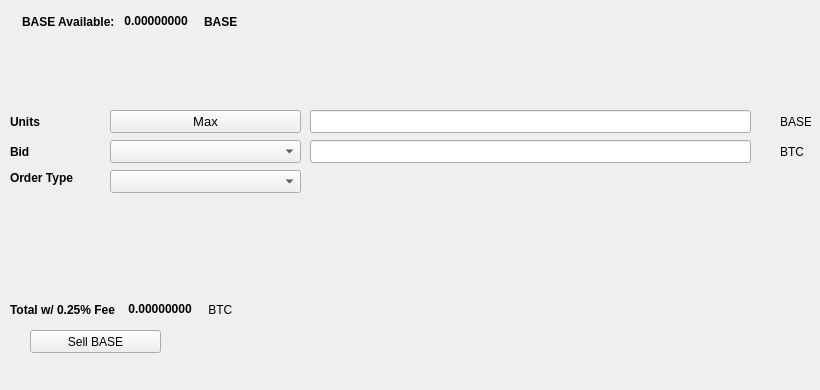
   <widget class="QWidget" name="SellTab">
    <attribute name="title">
     <string>Sell</string>
    </attribute>
    <widget class="QLabel" name="label_16">
     <property name="geometry">
      <rect>
       <x>780</x>
       <y>140</y>
       <width>31</width>
       <height>23</height>
      </rect>
     </property>
     <property name="text">
      <string>BTC</string>
     </property>
    </widget>
    <widget class="QComboBox" name="SellBidcomboBox">
     <property name="geometry">
      <rect>
       <x>110</x>
       <y>140</y>
       <width>191</width>
       <height>23</height>
      </rect>
     </property>
     <property name="font">
      <font>
       <pointsize>10</pointsize>
      </font>
     </property>
    </widget>
    <widget class="QLabel" name="label_18">
     <property name="geometry">
      <rect>
       <x>10</x>
       <y>110</y>
       <width>46</width>
       <height>23</height>
      </rect>
     </property>
     <property name="font">
      <font>
       <weight>75</weight>
       <bold>true</bold>
      </font>
     </property>
     <property name="text">
      <string>Units</string>
     </property>
    </widget>
    <widget class="QPushButton" name="Sell_Max_Amount">
     <property name="geometry">
      <rect>
       <x>110</x>
       <y>110</y>
       <width>191</width>
       <height>23</height>
      </rect>
     </property>
     <property name="font">
      <font>
       <pointsize>10</pointsize>
      </font>
     </property>
     <property name="text">
      <string>Max</string>
     </property>
    </widget>
    <widget class="QLabel" name="label_20">
     <property name="geometry">
      <rect>
       <x>10</x>
       <y>170</y>
       <width>91</width>
       <height>16</height>
      </rect>
     </property>
     <property name="font">
      <font>
       <weight>75</weight>
       <bold>true</bold>
      </font>
     </property>
     <property name="text">
      <string>Order Type</string>
     </property>
    </widget>
    <widget class="QComboBox" name="SellOrdertypeCombo">
     <property name="geometry">
      <rect>
       <x>110</x>
       <y>170</y>
       <width>191</width>
       <height>23</height>
      </rect>
     </property>
     <property name="font">
      <font>
       <pointsize>10</pointsize>
      </font>
     </property>
    </widget>
    <widget class="QLabel" name="label_21">
     <property name="geometry">
      <rect>
       <x>10</x>
       <y>140</y>
       <width>46</width>
       <height>23</height>
      </rect>
     </property>
     <property name="font">
      <font>
       <weight>75</weight>
       <bold>true</bold>
      </font>
     </property>
     <property name="text">
      <string>Bid</string>
     </property>
    </widget>
    <widget class="QLabel" name="label_22">
     <property name="geometry">
      <rect>
       <x>780</x>
       <y>110</y>
       <width>31</width>
       <height>23</height>
      </rect>
     </property>
     <property name="text">
      <string>BASE</string>
     </property>
    </widget>
    <widget class="QLineEdit" name="UnitsInputBASE">
     <property name="geometry">
      <rect>
       <x>310</x>
       <y>110</y>
       <width>441</width>
       <height>23</height>
      </rect>
     </property>
     <property name="font">
      <font>
       <pointsize>9</pointsize>
       <weight>75</weight>
       <bold>true</bold>
      </font>
     </property>
    </widget>
    <widget class="QLineEdit" name="SellBidPriceEdit">
     <property name="geometry">
      <rect>
       <x>310</x>
       <y>140</y>
       <width>441</width>
       <height>23</height>
      </rect>
     </property>
     <property name="font">
      <font>
       <pointsize>9</pointsize>
       <weight>75</weight>
       <bold>true</bold>
      </font>
     </property>
    </widget>
    <widget class="QPushButton" name="SellBASEBTN">
     <property name="geometry">
      <rect>
       <x>30</x>
       <y>330</y>
       <width>131</width>
       <height>23</height>
      </rect>
     </property>
     <property name="text">
      <string>Sell BASE</string>
     </property>
     <property name="icon">
      <iconset resource="../base">
       <normaloff>:/icons/bitcoin</normaloff>:/icons/bitcoin</iconset>
     </property>
    </widget>
    <widget class="QWidget" name="layoutWidget3">
     <property name="geometry">
      <rect>
       <x>22</x>
       <y>12</y>
       <width>258</width>
       <height>19</height>
      </rect>
     </property>
     <layout class="QHBoxLayout" name="horizontalLayout">
      <item>
       <widget class="QLabel" name="label232_2">
        <property name="font">
         <font>
          <weight>75</weight>
          <bold>true</bold>
         </font>
        </property>
        <property name="text">
         <string>BASE Available:</string>
        </property>
       </widget>
      </item>
      <item>
       <widget class="QLabel" name="BASEAvailableLabel">
        <property name="palette">
         <palette>
          <active>
           <colorrole role="WindowText">
            <brush brushstyle="SolidPattern">
             <color alpha="255">
              <red>0</red>
              <green>0</green>
              <blue>0</blue>
             </color>
            </brush>
           </colorrole>
           <colorrole role="Button">
            <brush brushstyle="SolidPattern">
             <color alpha="255">
              <red>0</red>
              <green>170</green>
              <blue>0</blue>
             </color>
            </brush>
           </colorrole>
           <colorrole role="Light">
            <brush brushstyle="SolidPattern">
             <color alpha="255">
              <red>0</red>
              <green>255</green>
              <blue>0</blue>
             </color>
            </brush>
           </colorrole>
           <colorrole role="Midlight">
            <brush brushstyle="SolidPattern">
             <color alpha="255">
              <red>0</red>
              <green>212</green>
              <blue>0</blue>
             </color>
            </brush>
           </colorrole>
           <colorrole role="Dark">
            <brush brushstyle="SolidPattern">
             <color alpha="255">
              <red>0</red>
              <green>85</green>
              <blue>0</blue>
             </color>
            </brush>
           </colorrole>
           <colorrole role="Mid">
            <brush brushstyle="SolidPattern">
             <color alpha="255">
              <red>0</red>
              <green>113</green>
              <blue>0</blue>
             </color>
            </brush>
           </colorrole>
           <colorrole role="Text">
            <brush brushstyle="SolidPattern">
             <color alpha="255">
              <red>0</red>
              <green>170</green>
              <blue>0</blue>
             </color>
            </brush>
           </colorrole>
           <colorrole role="BrightText">
            <brush brushstyle="SolidPattern">
             <color alpha="255">
              <red>255</red>
              <green>255</green>
              <blue>255</blue>
             </color>
            </brush>
           </colorrole>
           <colorrole role="ButtonText">
            <brush brushstyle="SolidPattern">
             <color alpha="255">
              <red>0</red>
              <green>0</green>
              <blue>0</blue>
             </color>
            </brush>
           </colorrole>
           <colorrole role="Base">
            <brush brushstyle="SolidPattern">
             <color alpha="255">
              <red>255</red>
              <green>255</green>
              <blue>255</blue>
             </color>
            </brush>
           </colorrole>
           <colorrole role="Window">
            <brush brushstyle="SolidPattern">
             <color alpha="255">
              <red>0</red>
              <green>170</green>
              <blue>0</blue>
             </color>
            </brush>
           </colorrole>
           <colorrole role="Shadow">
            <brush brushstyle="SolidPattern">
             <color alpha="255">
              <red>0</red>
              <green>0</green>
              <blue>0</blue>
             </color>
            </brush>
           </colorrole>
           <colorrole role="AlternateBase">
            <brush brushstyle="SolidPattern">
             <color alpha="255">
              <red>127</red>
              <green>212</green>
              <blue>127</blue>
             </color>
            </brush>
           </colorrole>
           <colorrole role="ToolTipBase">
            <brush brushstyle="SolidPattern">
             <color alpha="255">
              <red>255</red>
              <green>255</green>
              <blue>220</blue>
             </color>
            </brush>
           </colorrole>
           <colorrole role="ToolTipText">
            <brush brushstyle="SolidPattern">
             <color alpha="255">
              <red>0</red>
              <green>0</green>
              <blue>0</blue>
             </color>
            </brush>
           </colorrole>
          </active>
          <inactive>
           <colorrole role="WindowText">
            <brush brushstyle="SolidPattern">
             <color alpha="255">
              <red>0</red>
              <green>0</green>
              <blue>0</blue>
             </color>
            </brush>
           </colorrole>
           <colorrole role="Button">
            <brush brushstyle="SolidPattern">
             <color alpha="255">
              <red>0</red>
              <green>170</green>
              <blue>0</blue>
             </color>
            </brush>
           </colorrole>
           <colorrole role="Light">
            <brush brushstyle="SolidPattern">
             <color alpha="255">
              <red>0</red>
              <green>255</green>
              <blue>0</blue>
             </color>
            </brush>
           </colorrole>
           <colorrole role="Midlight">
            <brush brushstyle="SolidPattern">
             <color alpha="255">
              <red>0</red>
              <green>212</green>
              <blue>0</blue>
             </color>
            </brush>
           </colorrole>
           <colorrole role="Dark">
            <brush brushstyle="SolidPattern">
             <color alpha="255">
              <red>0</red>
              <green>85</green>
              <blue>0</blue>
             </color>
            </brush>
           </colorrole>
           <colorrole role="Mid">
            <brush brushstyle="SolidPattern">
             <color alpha="255">
              <red>0</red>
              <green>113</green>
              <blue>0</blue>
             </color>
            </brush>
           </colorrole>
           <colorrole role="Text">
            <brush brushstyle="SolidPattern">
             <color alpha="255">
              <red>0</red>
              <green>170</green>
              <blue>0</blue>
             </color>
            </brush>
           </colorrole>
           <colorrole role="BrightText">
            <brush brushstyle="SolidPattern">
             <color alpha="255">
              <red>255</red>
              <green>255</green>
              <blue>255</blue>
             </color>
            </brush>
           </colorrole>
           <colorrole role="ButtonText">
            <brush brushstyle="SolidPattern">
             <color alpha="255">
              <red>0</red>
              <green>0</green>
              <blue>0</blue>
             </color>
            </brush>
           </colorrole>
           <colorrole role="Base">
            <brush brushstyle="SolidPattern">
             <color alpha="255">
              <red>255</red>
              <green>255</green>
              <blue>255</blue>
             </color>
            </brush>
           </colorrole>
           <colorrole role="Window">
            <brush brushstyle="SolidPattern">
             <color alpha="255">
              <red>0</red>
              <green>170</green>
              <blue>0</blue>
             </color>
            </brush>
           </colorrole>
           <colorrole role="Shadow">
            <brush brushstyle="SolidPattern">
             <color alpha="255">
              <red>0</red>
              <green>0</green>
              <blue>0</blue>
             </color>
            </brush>
           </colorrole>
           <colorrole role="AlternateBase">
            <brush brushstyle="SolidPattern">
             <color alpha="255">
              <red>127</red>
              <green>212</green>
              <blue>127</blue>
             </color>
            </brush>
           </colorrole>
           <colorrole role="ToolTipBase">
            <brush brushstyle="SolidPattern">
             <color alpha="255">
              <red>255</red>
              <green>255</green>
              <blue>220</blue>
             </color>
            </brush>
           </colorrole>
           <colorrole role="ToolTipText">
            <brush brushstyle="SolidPattern">
             <color alpha="255">
              <red>0</red>
              <green>0</green>
              <blue>0</blue>
             </color>
            </brush>
           </colorrole>
          </inactive>
          <disabled>
           <colorrole role="WindowText">
            <brush brushstyle="SolidPattern">
             <color alpha="255">
              <red>0</red>
              <green>85</green>
              <blue>0</blue>
             </color>
            </brush>
           </colorrole>
           <colorrole role="Button">
            <brush brushstyle="SolidPattern">
             <color alpha="255">
              <red>0</red>
              <green>170</green>
              <blue>0</blue>
             </color>
            </brush>
           </colorrole>
           <colorrole role="Light">
            <brush brushstyle="SolidPattern">
             <color alpha="255">
              <red>0</red>
              <green>255</green>
              <blue>0</blue>
             </color>
            </brush>
           </colorrole>
           <colorrole role="Midlight">
            <brush brushstyle="SolidPattern">
             <color alpha="255">
              <red>0</red>
              <green>212</green>
              <blue>0</blue>
             </color>
            </brush>
           </colorrole>
           <colorrole role="Dark">
            <brush brushstyle="SolidPattern">
             <color alpha="255">
              <red>0</red>
              <green>85</green>
              <blue>0</blue>
             </color>
            </brush>
           </colorrole>
           <colorrole role="Mid">
            <brush brushstyle="SolidPattern">
             <color alpha="255">
              <red>0</red>
              <green>113</green>
              <blue>0</blue>
             </color>
            </brush>
           </colorrole>
           <colorrole role="Text">
            <brush brushstyle="SolidPattern">
             <color alpha="255">
              <red>0</red>
              <green>85</green>
              <blue>0</blue>
             </color>
            </brush>
           </colorrole>
           <colorrole role="BrightText">
            <brush brushstyle="SolidPattern">
             <color alpha="255">
              <red>255</red>
              <green>255</green>
              <blue>255</blue>
             </color>
            </brush>
           </colorrole>
           <colorrole role="ButtonText">
            <brush brushstyle="SolidPattern">
             <color alpha="255">
              <red>0</red>
              <green>85</green>
              <blue>0</blue>
             </color>
            </brush>
           </colorrole>
           <colorrole role="Base">
            <brush brushstyle="SolidPattern">
             <color alpha="255">
              <red>0</red>
              <green>170</green>
              <blue>0</blue>
             </color>
            </brush>
           </colorrole>
           <colorrole role="Window">
            <brush brushstyle="SolidPattern">
             <color alpha="255">
              <red>0</red>
              <green>170</green>
              <blue>0</blue>
             </color>
            </brush>
           </colorrole>
           <colorrole role="Shadow">
            <brush brushstyle="SolidPattern">
             <color alpha="255">
              <red>0</red>
              <green>0</green>
              <blue>0</blue>
             </color>
            </brush>
           </colorrole>
           <colorrole role="AlternateBase">
            <brush brushstyle="SolidPattern">
             <color alpha="255">
              <red>0</red>
              <green>170</green>
              <blue>0</blue>
             </color>
            </brush>
           </colorrole>
           <colorrole role="ToolTipBase">
            <brush brushstyle="SolidPattern">
             <color alpha="255">
              <red>255</red>
              <green>255</green>
              <blue>220</blue>
             </color>
            </brush>
           </colorrole>
           <colorrole role="ToolTipText">
            <brush brushstyle="SolidPattern">
             <color alpha="255">
              <red>0</red>
              <green>0</green>
              <blue>0</blue>
             </color>
            </brush>
           </colorrole>
          </disabled>
         </palette>
        </property>
        <property name="font">
         <font>
          <weight>75</weight>
          <bold>true</bold>
         </font>
        </property>
        <property name="text">
         <string> 0.00000000 </string>
        </property>
        <property name="textInteractionFlags">
         <set>Qt::LinksAccessibleByMouse|Qt::TextSelectableByKeyboard|Qt::TextSelectableByMouse</set>
        </property>
       </widget>
      </item>
      <item>
       <widget class="QLabel" name="labelBASE">
        <property name="font">
         <font>
          <weight>75</weight>
          <bold>true</bold>
         </font>
        </property>
        <property name="text">
         <string>BASE</string>
        </property>
       </widget>
      </item>
     </layout>
    </widget>
    <widget class="QWidget" name="layoutWidget">
     <property name="geometry">
      <rect>
       <x>10</x>
       <y>300</y>
       <width>268</width>
       <height>19</height>
      </rect>
     </property>
     <layout class="QHBoxLayout" name="horizontalLayout_2">
      <item>
       <widget class="QLabel" name="label_19">
        <property name="font">
         <font>
          <weight>75</weight>
          <bold>true</bold>
         </font>
        </property>
        <property name="text">
         <string>Total w/ 0.25% Fee </string>
        </property>
       </widget>
      </item>
      <item>
       <widget class="QLabel" name="SellCostLabel">
        <property name="palette">
         <palette>
          <active>
           <colorrole role="WindowText">
            <brush brushstyle="SolidPattern">
             <color alpha="255">
              <red>0</red>
              <green>0</green>
              <blue>0</blue>
             </color>
            </brush>
           </colorrole>
           <colorrole role="Button">
            <brush brushstyle="SolidPattern">
             <color alpha="255">
              <red>0</red>
              <green>170</green>
              <blue>0</blue>
             </color>
            </brush>
           </colorrole>
           <colorrole role="Light">
            <brush brushstyle="SolidPattern">
             <color alpha="255">
              <red>0</red>
              <green>255</green>
              <blue>0</blue>
             </color>
            </brush>
           </colorrole>
           <colorrole role="Midlight">
            <brush brushstyle="SolidPattern">
             <color alpha="255">
              <red>0</red>
              <green>212</green>
              <blue>0</blue>
             </color>
            </brush>
           </colorrole>
           <colorrole role="Dark">
            <brush brushstyle="SolidPattern">
             <color alpha="255">
              <red>0</red>
              <green>85</green>
              <blue>0</blue>
             </color>
            </brush>
           </colorrole>
           <colorrole role="Mid">
            <brush brushstyle="SolidPattern">
             <color alpha="255">
              <red>0</red>
              <green>113</green>
              <blue>0</blue>
             </color>
            </brush>
           </colorrole>
           <colorrole role="Text">
            <brush brushstyle="SolidPattern">
             <color alpha="255">
              <red>0</red>
              <green>170</green>
              <blue>0</blue>
             </color>
            </brush>
           </colorrole>
           <colorrole role="BrightText">
            <brush brushstyle="SolidPattern">
             <color alpha="255">
              <red>255</red>
              <green>255</green>
              <blue>255</blue>
             </color>
            </brush>
           </colorrole>
           <colorrole role="ButtonText">
            <brush brushstyle="SolidPattern">
             <color alpha="255">
              <red>0</red>
              <green>0</green>
              <blue>0</blue>
             </color>
            </brush>
           </colorrole>
           <colorrole role="Base">
            <brush brushstyle="SolidPattern">
             <color alpha="255">
              <red>255</red>
              <green>255</green>
              <blue>255</blue>
             </color>
            </brush>
           </colorrole>
           <colorrole role="Window">
            <brush brushstyle="SolidPattern">
             <color alpha="255">
              <red>0</red>
              <green>170</green>
              <blue>0</blue>
             </color>
            </brush>
           </colorrole>
           <colorrole role="Shadow">
            <brush brushstyle="SolidPattern">
             <color alpha="255">
              <red>0</red>
              <green>0</green>
              <blue>0</blue>
             </color>
            </brush>
           </colorrole>
           <colorrole role="AlternateBase">
            <brush brushstyle="SolidPattern">
             <color alpha="255">
              <red>127</red>
              <green>212</green>
              <blue>127</blue>
             </color>
            </brush>
           </colorrole>
           <colorrole role="ToolTipBase">
            <brush brushstyle="SolidPattern">
             <color alpha="255">
              <red>255</red>
              <green>255</green>
              <blue>220</blue>
             </color>
            </brush>
           </colorrole>
           <colorrole role="ToolTipText">
            <brush brushstyle="SolidPattern">
             <color alpha="255">
              <red>0</red>
              <green>0</green>
              <blue>0</blue>
             </color>
            </brush>
           </colorrole>
          </active>
          <inactive>
           <colorrole role="WindowText">
            <brush brushstyle="SolidPattern">
             <color alpha="255">
              <red>0</red>
              <green>0</green>
              <blue>0</blue>
             </color>
            </brush>
           </colorrole>
           <colorrole role="Button">
            <brush brushstyle="SolidPattern">
             <color alpha="255">
              <red>0</red>
              <green>170</green>
              <blue>0</blue>
             </color>
            </brush>
           </colorrole>
           <colorrole role="Light">
            <brush brushstyle="SolidPattern">
             <color alpha="255">
              <red>0</red>
              <green>255</green>
              <blue>0</blue>
             </color>
            </brush>
           </colorrole>
           <colorrole role="Midlight">
            <brush brushstyle="SolidPattern">
             <color alpha="255">
              <red>0</red>
              <green>212</green>
              <blue>0</blue>
             </color>
            </brush>
           </colorrole>
           <colorrole role="Dark">
            <brush brushstyle="SolidPattern">
             <color alpha="255">
              <red>0</red>
              <green>85</green>
              <blue>0</blue>
             </color>
            </brush>
           </colorrole>
           <colorrole role="Mid">
            <brush brushstyle="SolidPattern">
             <color alpha="255">
              <red>0</red>
              <green>113</green>
              <blue>0</blue>
             </color>
            </brush>
           </colorrole>
           <colorrole role="Text">
            <brush brushstyle="SolidPattern">
             <color alpha="255">
              <red>0</red>
              <green>170</green>
              <blue>0</blue>
             </color>
            </brush>
           </colorrole>
           <colorrole role="BrightText">
            <brush brushstyle="SolidPattern">
             <color alpha="255">
              <red>255</red>
              <green>255</green>
              <blue>255</blue>
             </color>
            </brush>
           </colorrole>
           <colorrole role="ButtonText">
            <brush brushstyle="SolidPattern">
             <color alpha="255">
              <red>0</red>
              <green>0</green>
              <blue>0</blue>
             </color>
            </brush>
           </colorrole>
           <colorrole role="Base">
            <brush brushstyle="SolidPattern">
             <color alpha="255">
              <red>255</red>
              <green>255</green>
              <blue>255</blue>
             </color>
            </brush>
           </colorrole>
           <colorrole role="Window">
            <brush brushstyle="SolidPattern">
             <color alpha="255">
              <red>0</red>
              <green>170</green>
              <blue>0</blue>
             </color>
            </brush>
           </colorrole>
           <colorrole role="Shadow">
            <brush brushstyle="SolidPattern">
             <color alpha="255">
              <red>0</red>
              <green>0</green>
              <blue>0</blue>
             </color>
            </brush>
           </colorrole>
           <colorrole role="AlternateBase">
            <brush brushstyle="SolidPattern">
             <color alpha="255">
              <red>127</red>
              <green>212</green>
              <blue>127</blue>
             </color>
            </brush>
           </colorrole>
           <colorrole role="ToolTipBase">
            <brush brushstyle="SolidPattern">
             <color alpha="255">
              <red>255</red>
              <green>255</green>
              <blue>220</blue>
             </color>
            </brush>
           </colorrole>
           <colorrole role="ToolTipText">
            <brush brushstyle="SolidPattern">
             <color alpha="255">
              <red>0</red>
              <green>0</green>
              <blue>0</blue>
             </color>
            </brush>
           </colorrole>
          </inactive>
          <disabled>
           <colorrole role="WindowText">
            <brush brushstyle="SolidPattern">
             <color alpha="255">
              <red>0</red>
              <green>85</green>
              <blue>0</blue>
             </color>
            </brush>
           </colorrole>
           <colorrole role="Button">
            <brush brushstyle="SolidPattern">
             <color alpha="255">
              <red>0</red>
              <green>170</green>
              <blue>0</blue>
             </color>
            </brush>
           </colorrole>
           <colorrole role="Light">
            <brush brushstyle="SolidPattern">
             <color alpha="255">
              <red>0</red>
              <green>255</green>
              <blue>0</blue>
             </color>
            </brush>
           </colorrole>
           <colorrole role="Midlight">
            <brush brushstyle="SolidPattern">
             <color alpha="255">
              <red>0</red>
              <green>212</green>
              <blue>0</blue>
             </color>
            </brush>
           </colorrole>
           <colorrole role="Dark">
            <brush brushstyle="SolidPattern">
             <color alpha="255">
              <red>0</red>
              <green>85</green>
              <blue>0</blue>
             </color>
            </brush>
           </colorrole>
           <colorrole role="Mid">
            <brush brushstyle="SolidPattern">
             <color alpha="255">
              <red>0</red>
              <green>113</green>
              <blue>0</blue>
             </color>
            </brush>
           </colorrole>
           <colorrole role="Text">
            <brush brushstyle="SolidPattern">
             <color alpha="255">
              <red>0</red>
              <green>85</green>
              <blue>0</blue>
             </color>
            </brush>
           </colorrole>
           <colorrole role="BrightText">
            <brush brushstyle="SolidPattern">
             <color alpha="255">
              <red>255</red>
              <green>255</green>
              <blue>255</blue>
             </color>
            </brush>
           </colorrole>
           <colorrole role="ButtonText">
            <brush brushstyle="SolidPattern">
             <color alpha="255">
              <red>0</red>
              <green>85</green>
              <blue>0</blue>
             </color>
            </brush>
           </colorrole>
           <colorrole role="Base">
            <brush brushstyle="SolidPattern">
             <color alpha="255">
              <red>0</red>
              <green>170</green>
              <blue>0</blue>
             </color>
            </brush>
           </colorrole>
           <colorrole role="Window">
            <brush brushstyle="SolidPattern">
             <color alpha="255">
              <red>0</red>
              <green>170</green>
              <blue>0</blue>
             </color>
            </brush>
           </colorrole>
           <colorrole role="Shadow">
            <brush brushstyle="SolidPattern">
             <color alpha="255">
              <red>0</red>
              <green>0</green>
              <blue>0</blue>
             </color>
            </brush>
           </colorrole>
           <colorrole role="AlternateBase">
            <brush brushstyle="SolidPattern">
             <color alpha="255">
              <red>0</red>
              <green>170</green>
              <blue>0</blue>
             </color>
            </brush>
           </colorrole>
           <colorrole role="ToolTipBase">
            <brush brushstyle="SolidPattern">
             <color alpha="255">
              <red>255</red>
              <green>255</green>
              <blue>220</blue>
             </color>
            </brush>
           </colorrole>
           <colorrole role="ToolTipText">
            <brush brushstyle="SolidPattern">
             <color alpha="255">
              <red>0</red>
              <green>0</green>
              <blue>0</blue>
             </color>
            </brush>
           </colorrole>
          </disabled>
         </palette>
        </property>
        <property name="font">
         <font>
          <weight>75</weight>
          <bold>true</bold>
         </font>
        </property>
        <property name="autoFillBackground">
         <bool>false</bool>
        </property>
        <property name="text">
         <string> 0.00000000</string>
        </property>
        <property name="textInteractionFlags">
         <set>Qt::LinksAccessibleByMouse|Qt::TextSelectableByMouse</set>
        </property>
       </widget>
      </item>
      <item>
       <widget class="QLabel" name="label_17">
        <property name="font">
         <font>
          <weight>50</weight>
          <bold>false</bold>
         </font>
        </property>
        <property name="text">
         <string> BTC</string>
        </property>
       </widget>
      </item>
     </layout>
    </widget>
    <widget class="QLabel" name="label_23">
     <property name="geometry">
      <rect>
       <x>460</x>
       <y>300</y>
       <width>281</width>
       <height>81</height>
      </rect>
     </property>
     <property name="text">
      <string/>
     </property>
     <property name="pixmap">
      <pixmap>:/images/bittrex</pixmap>
     </property>
    </widget>
   </widget>
